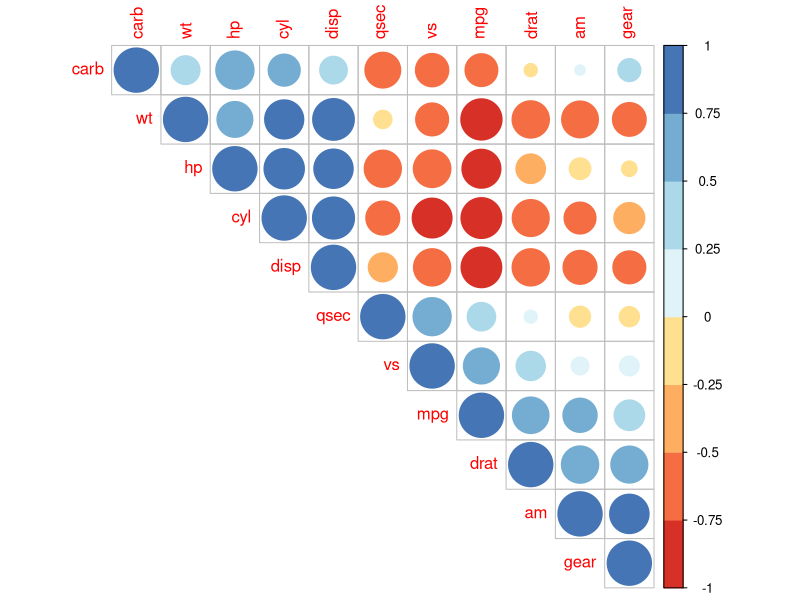

Reproduce this figure in R.
library(corrplot)
library(RColorBrewer)
library(randomForest)

# loading 
data(mtcars)
head(mtcars, 6)

?mtcars


# Not a good summary. Full model is not good.
lm_model_mtcars <- lm(mpg ~ ., data = mtcars)
summary(lm_model_mtcars)

# Reducing the model using data from the correlation matrix
lm_model_mtcars_1 <- lm(mpg ~ vs + qsec, data=mtcars)
summary(lm_model_mtcars_1)


# Mpg has a positive correlation with vs and qsec vasriables. 
M <-cor(mtcars)
corrplot(M, type="upper", order="hclust",
         col=brewer.pal(n=8, name="RdYlBu"))

# random forest
rf_model_1 <- randomForest(mpg~., data=mtcars)
summary(rf_model_1)

# creating a training and testing set
dt = sort(sample(nrow(mtcars), nrow(mtcars)*.7))
train <- mtcars[dt,]
test<- mtcars[-dt,]

# full model is still not great
lm_train <- lm(mpg ~., train)
summary(lm_train)
pred_lm = predict(lm_train, test)
mse = (pred_lm-test)**2
mse

# reduced model from before
lm_model_reduced_1 <- lm(mpg ~ vs+qsec, train)
summary(lm_model_reduced_1)
pred_lm1 = predict(lm_model_reduced_1, test)
mse1 = (pred_lm1- test)**2
mse1